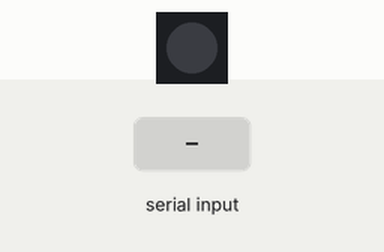
Bench run of a sketch on a simulated ESP32-S3. On the bench: 1 RGB LEDs in strip order, left to right. The inputs (shaded band) are chosen by the test bench. Dim RGB values are drawn brighter than linear; what the sketch prints to the serial monitor is not drawn.

Above: at 0.89 s.
1.3 s: "health\n" received over Serial
At 1.64 s:
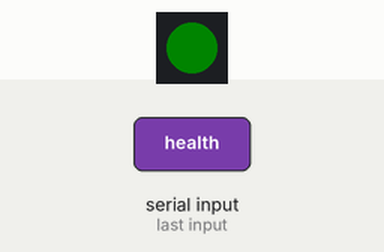
4.3 s: "tasks\n" received over Serial
7.3 s: "ver\n" received over Serial
Timing chart, 0 to 16.3 s (numbered marks = the images above; inputs shaded):
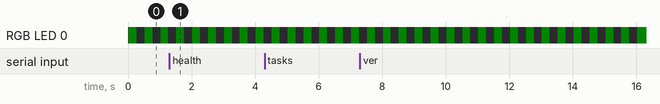

The sketch:

level01_core_test.ino
```cpp
/*
 FastRobox Level 1 — Stage A: dual-core / RGB / serial / watchdog bring-up.
 Real sensors are NOT connected or simulated in this sketch.
 Judges' printed checklist: 115200 baud, 2 Hz RGB, health/tasks/hang.
 This is NOT the complete Level 1 submission.
*/
#include <Arduino.h>
#include <Adafruit_NeoPixel.h>
#include <esp_system.h>
#include <esp_task_wdt.h>
#include <esp_idf_version.h>
#include <string.h>

#ifndef RGB_GPIO
#define RGB_GPIO 48  // Verified for several ESP32-S3-CAM two-USB variants; confirm yours.
#endif

Adafruit_NeoPixel rgb(1, RGB_GPIO, NEO_GRB + NEO_KHZ800);
TaskHandle_t statusHandle = nullptr;
TaskHandle_t ledHandle = nullptr;
TaskHandle_t cmdHandle = nullptr;
SemaphoreHandle_t serialLock = nullptr;
volatile bool hangRequested = false;
uint32_t lastStatusMs = 0;

const char *resetName(esp_reset_reason_t r) {
  switch (r) {
    case ESP_RST_POWERON: return "POWER_ON";
    case ESP_RST_SW: return "SOFTWARE";
    case ESP_RST_PANIC: return "CRASH_OR_WATCHDOG";
    case ESP_RST_INT_WDT: return "WATCHDOG";
    case ESP_RST_TASK_WDT: return "WATCHDOG";
    case ESP_RST_WDT: return "WATCHDOG";
    case ESP_RST_BROWNOUT: return "BROWNOUT";
    default: return "OTHER";
  }
}

void statusLine() {
  xSemaphoreTake(serialLock, portMAX_DELAY);
  // No DHT11, RFID or flame readings are produced until real sensors are wired.
  Serial.printf("[STATUS] up=%lus T=- RH=- HI=- flame=- door=UNVERIFIED state=BRINGUP "
                "trend=- rssi=- heap=%luk psram=%luk chip=%.1fC fw=0.1.0-core\n",
                (unsigned long)(millis()/1000),
                (unsigned long)(ESP.getFreeHeap()/1024),
                (unsigned long)(ESP.getFreePsram()/1024),
                temperatureRead());
  xSemaphoreGive(serialLock);
}

void ledTask(void *) {
  bool on = false;
  for (;;) {
    on = !on;
    rgb.setPixelColor(0, on ? rgb.Color(0, 40, 0) : 0);
    rgb.show();
    vTaskDelay(pdMS_TO_TICKS(250)); // 250ms on + 250ms off = 2Hz heartbeat
  }
}

void statusTask(void *) {
  esp_err_t err = esp_task_wdt_add(nullptr);
  xSemaphoreTake(serialLock, portMAX_DELAY);
  Serial.printf("[TEST] watchdog subscription=%s\n", esp_err_to_name(err));
  xSemaphoreGive(serialLock);
  for (;;) {
    if (!hangRequested) esp_task_wdt_reset();
    // hang command deliberately stops feeding this subscribed task.
    if (millis() - lastStatusMs >= 1000) {
      lastStatusMs = millis();
      statusLine();
    }
    vTaskDelay(pdMS_TO_TICKS(50));
  }
}

void printCommands() {
  Serial.println("[CMD] help | status | health | tasks | ver | hang");
}
void processCommand(const char *s) {
  xSemaphoreTake(serialLock, portMAX_DELAY);
  if (strcmp(s, "help") == 0) {
    printCommands();
  } else if (strcmp(s, "health") == 0) {
    Serial.printf("[CMD] chip=%s cores=%d cpu=%dMHz uptime=%lus\n",
                  ESP.getChipModel(), ESP.getChipCores(), getCpuFrequencyMhz(),
                  (unsigned long)(millis()/1000));
    Serial.printf("[CMD] free_heap=%lu free_psram=%lu flash=%lu chip_temp=%.1fC\n",
                  (unsigned long)ESP.getFreeHeap(), (unsigned long)ESP.getFreePsram(),
                  (unsigned long)ESP.getFlashChipSize(), temperatureRead());
    Serial.printf("[CMD] reset_reason=%s fw=0.1.0-core wifi_rssi=N/A\n",
                  resetName(esp_reset_reason()));
  } else if (strcmp(s, "tasks") == 0) {
    Serial.printf("[CMD] statusTask core=0 free_stack=%lu\n",
                  (unsigned long)uxTaskGetStackHighWaterMark(statusHandle));
    Serial.printf("[CMD] ledTask core=1 free_stack=%lu\n",
                  (unsigned long)uxTaskGetStackHighWaterMark(ledHandle));
    Serial.printf("[CMD] cmdTask core=1 free_stack=%lu\n",
                  (unsigned long)uxTaskGetStackHighWaterMark(cmdHandle));
  } else if (strcmp(s, "ver") == 0) {
    Serial.printf("[CMD] fw=0.1.0-core build=%s %s\n", __DATE__, __TIME__);
  } else if (strcmp(s, "status") == 0) {
    Serial.println("[CMD] immediate status follows");
  } else if (strcmp(s, "hang") == 0) {
    Serial.println("[CMD] hang requested: watchdog should reboot within ~6s");
    Serial.flush();
    hangRequested = true;
  } else if (*s) {
    Serial.printf("[CMD] unknown command: %s\n", s);
  }
  xSemaphoreGive(serialLock);
  if (strcmp(s, "status") == 0) statusLine();
}

void commandTask(void *) {
  char input[48] = {};
  size_t used = 0;
  for (;;) {
    while (Serial.available()) {
      char c = (char)Serial.read();
      if (c == '\r') continue;
      if (c == '\n') {
        input[used] = 0;
        processCommand(input);
        used = 0;
      } else if (used < sizeof(input) - 1) {
        input[used++] = c;
      }
    }
    vTaskDelay(pdMS_TO_TICKS(10));
  }
}

void setup() {
  Serial.begin(115200);
  uint32_t until = millis() + 3000;
  while (!Serial && millis() < until) delay(10);
  serialLock = xSemaphoreCreateMutex();
  rgb.begin();
  rgb.setBrightness(45);
  rgb.clear();
  rgb.show();

  Serial.println("\n[TEST] FASTROBOX LEVEL 1 STAGE A START");
  Serial.printf("[EVENT] BOOT reason=%s\n", resetName(esp_reset_reason()));
  Serial.printf("[TEST] flash=%lu psram=%lu rgb_pin=%d\n",
                (unsigned long)ESP.getFlashChipSize(),
                (unsigned long)ESP.getPsramSize(), RGB_GPIO);

#if ESP_IDF_VERSION_MAJOR >= 5
  esp_task_wdt_config_t wdtCfg = {};
  wdtCfg.timeout_ms = 6000;
  wdtCfg.idle_core_mask = 0;
  wdtCfg.trigger_panic = true;
  esp_err_t wdtErr = esp_task_wdt_init(&wdtCfg);
  if (wdtErr == ESP_ERR_INVALID_STATE) wdtErr = esp_task_wdt_reconfigure(&wdtCfg);
#else
  esp_err_t wdtErr = esp_task_wdt_init(6, true);
#endif
  Serial.printf("[TEST] watchdog config=%s\n", esp_err_to_name(wdtErr));

  xTaskCreatePinnedToCore(statusTask, "statusTask", 4096, nullptr, 2, &statusHandle, 0);
  xTaskCreatePinnedToCore(ledTask, "ledTask", 4096, nullptr, 2, &ledHandle, 1);
  xTaskCreatePinnedToCore(commandTask, "cmdTask", 4096, nullptr, 2, &cmdHandle, 1);
  Serial.println("[TEST] 3 FreeRTOS tasks started across both cores.");
  Serial.println("[TEST] Sensors are NOT tested in Stage A.");
  printCommands();
}

void loop() {
  vTaskDelay(pdMS_TO_TICKS(1000));
}
```
